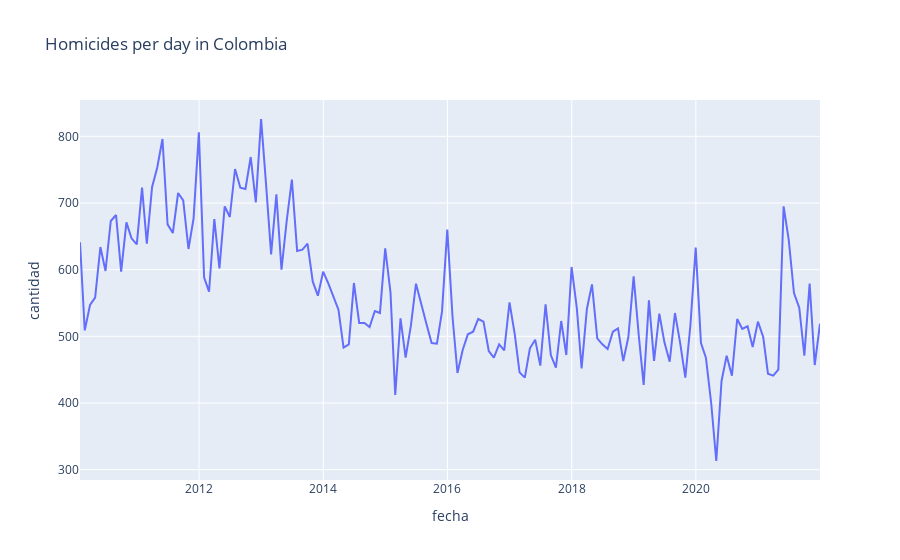

The notebook cell saved with this chart:
### Code cell
#Check the data
fig =px.line(df, x=df.index, y="cantidad", title='Homicides per day in Colombia')
fig.show()

### Figure 1 — Plotly figure (JSON) as saved in the notebook; plotly's stock layout.template omitted (floating-point values rounded to 4 significant figures; data arrays with more than 128 entries replaced by an {"elided": "..."} marker saying what was removed)
{"data": [{"hovertemplate": "fecha=%{x}<br>cantidad=%{y}<extra></extra>", "legendgroup": "", "line": {"color": "#636efa", "dash": "solid"}, "marker": {"symbol": "circle"}, "mode": "lines", "name": "", "orientation": "v", "showlegend": false, "type": "scatter", "x": {"elided": "144 str values"}, "xaxis": "x", "y": {"elided": "144 int values"}, "yaxis": "y"}], "layout": {"legend": {"tracegroupgap": 0}, "title": {"text": "Homicides per day in Colombia"}, "xaxis": {"anchor": "y", "domain": [0, 1], "title": {"text": "fecha"}}, "yaxis": {"anchor": "x", "domain": [0, 1], "title": {"text": "cantidad"}}}}
